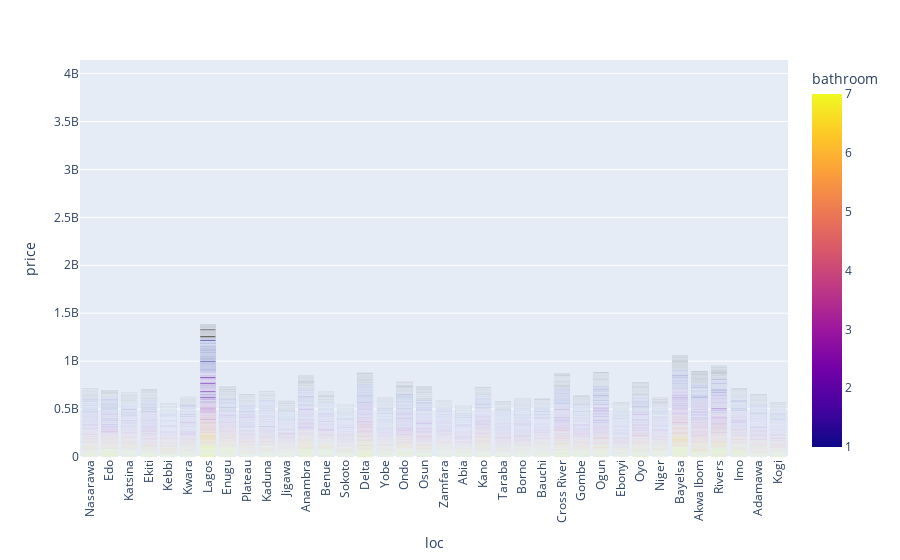

The code cell stored with this chart in its notebook:
### Code cell
import plotly.express as px

fig = px.bar(df_sorted, x="loc", y="price", color="bathroom")
fig.update_layout(xaxis_tickangle=-90)
fig.show()

### Figure 1 — Plotly figure (JSON) as saved in the notebook; plotly's stock layout.template omitted (floating-point values rounded to 4 significant figures; data arrays with more than 128 entries replaced by an {"elided": "..."} marker saying what was removed)
{"data": [{"alignmentgroup": "True", "hovertemplate": "loc=%{x}<br>price=%{y}<br>bathroom=%{marker.color}<extra></extra>", "legendgroup": "", "marker": {"color": {"elided": "14000 int values"}, "coloraxis": "coloraxis", "pattern": {"shape": ""}}, "name": "", "offsetgroup": "", "orientation": "v", "showlegend": false, "textposition": "auto", "type": "bar", "x": {"elided": "14000 str values"}, "xaxis": "x", "y": {"elided": "14000 float values"}, "yaxis": "y"}], "layout": {"barmode": "relative", "coloraxis": {"colorbar": {"title": {"text": "bathroom"}}, "colorscale": [[0, "#0d0887"], [0.1111, "#46039f"], [0.2222, "#7201a8"], [0.3333, "#9c179e"], [0.4444, "#bd3786"], [0.5556, "#d8576b"], [0.6667, "#ed7953"], [0.7778, "#fb9f3a"], [0.8889, "#fdca26"], [1, "#f0f921"]]}, "legend": {"tracegroupgap": 0}, "margin": {"t": 60}, "xaxis": {"anchor": "y", "domain": [0, 1], "tickangle": -90, "title": {"text": "loc"}}, "yaxis": {"anchor": "x", "domain": [0, 1], "title": {"text": "price"}}}}
